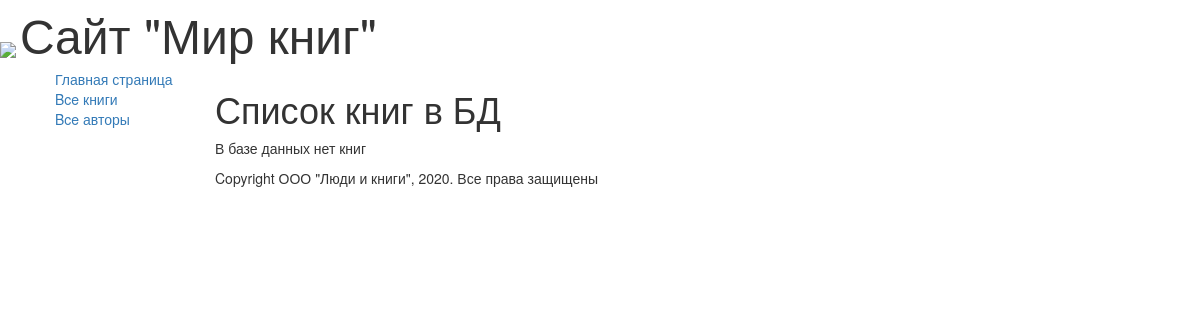
The page /books/ on the database as committed earlier.
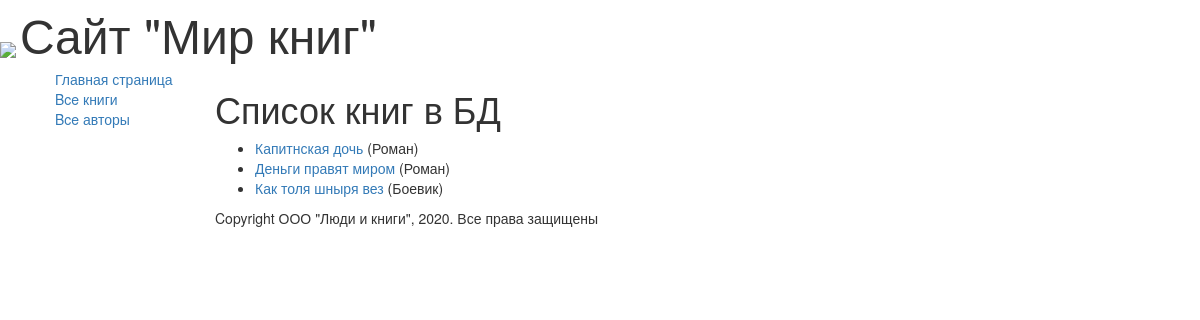
The same page on the database as committed later.
### catalog/models.py (models this page shows, shortened)
class Book(models.Model):
    title = models.CharField(max_length=200,
                             help_text='Введите название книги',
                             verbose_name='Название книги')
    genre = models.ForeignKey('Genre', on_delete=models.CASCADE,
                              help_text='Выберите жанр книги',
                              verbose_name='Жанр книги', null=True)
    laguage = models.ForeignKey('Language', on_delete=models.CASCADE,
                                help_text='Выберите язык книги',
                                verbose_name='Язык книги', null=True)
    author = models.ManyToManyField('Author',
                                    help_text='Выберите автора  книги',
                                    verbose_name='Автор книги')
    summary = models.TextField(max_length=1000,
                               help_text='Введите краткое описание книги',
                               verbose_name='Аннотация')
    isbn = models.CharField(max_length=13, help_text="должно содержать 13 символов",
                            verbose_name="ISBN Книги")
    def get_absolute_url(self):
        return reverse('book-detail', args=[str(self.id)])
    def display_author(self):
        return ', '.join([author.last_name for author in self.author.all()])
    display_author.short_description = 'Авторы'

class Genre(models.Model):
    name = models.CharField(max_length=200,
                            help_text='Введите жанр книги',
                            verbose_name='Жанр Книги')
    def __str__(self):
        return self.name

### catalog/views.py (the view)
# urls.py: url(r'^books/$', views.BookListViews.as_view(), name='books'),
class BookListViews(generic.ListView):
    model = Book
    paginate_by = 3

### catalog/templates/catalog/book_list.html
{% extends "base_generic.html" %}
{% block content %}
    <h1>Список книг в БД</h1>
    {% if book_list %}
    <ul>
        {% for book in book_list %}
        <li>
            <a href="{{ book.get_absolute_url }}" >
                {{ book.title }}</a>
                ({{book.genre}})
        </li>
        {% endfor %}
    </ul>
    {% else %}
            <p>В базе данных нет книг </p>
    {% endif %}
{% endblock %}

Rows that differ between the two databases and show on the page:
added Book: title "Капитнская дочь", genre "Роман"
added Book: title "Деньги правят миром", genre "Роман"
added Book: title "Как толя шныря вез", genre "Боевик"
Other text that changed with them:
text no longer shown: "В базе данных нет книг"
